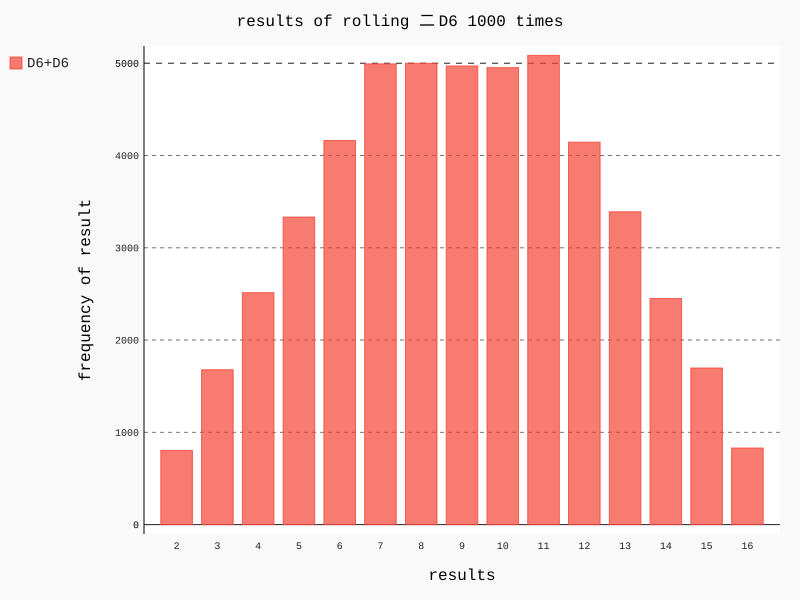

This chart was generated by the following Python code:
import pygal
from die import Die

#创建两个D6
die_1 = Die()
die_2 = Die(10)
#掷几次骰子，并将结果存储在一个列表中
results = []
for roll_num in range(50000):
	result = die_1.roll() + die_2.roll()
	results.append(result)

#分析结果 
frequencies = []
max_result = die_1.num_sides + die_2.num_sides
for value in range(2, max_result + 1):
	frequency = results.count(value)
	frequencies.append(frequency)

#对结果进行可视化
hist = pygal.Bar()

hist.title = " results of rolling 二 D6 1000 times"
hist.x_labels = ['2','3','4','5','6','7','8','9','10','11','12',
	'13','14','15','16']
hist.x_title ="results"
hist.y_title = "frequency of result"

hist.add("D6+D6", frequencies)
hist.render_to_file('die_visual.svg')
print(frequencies)
